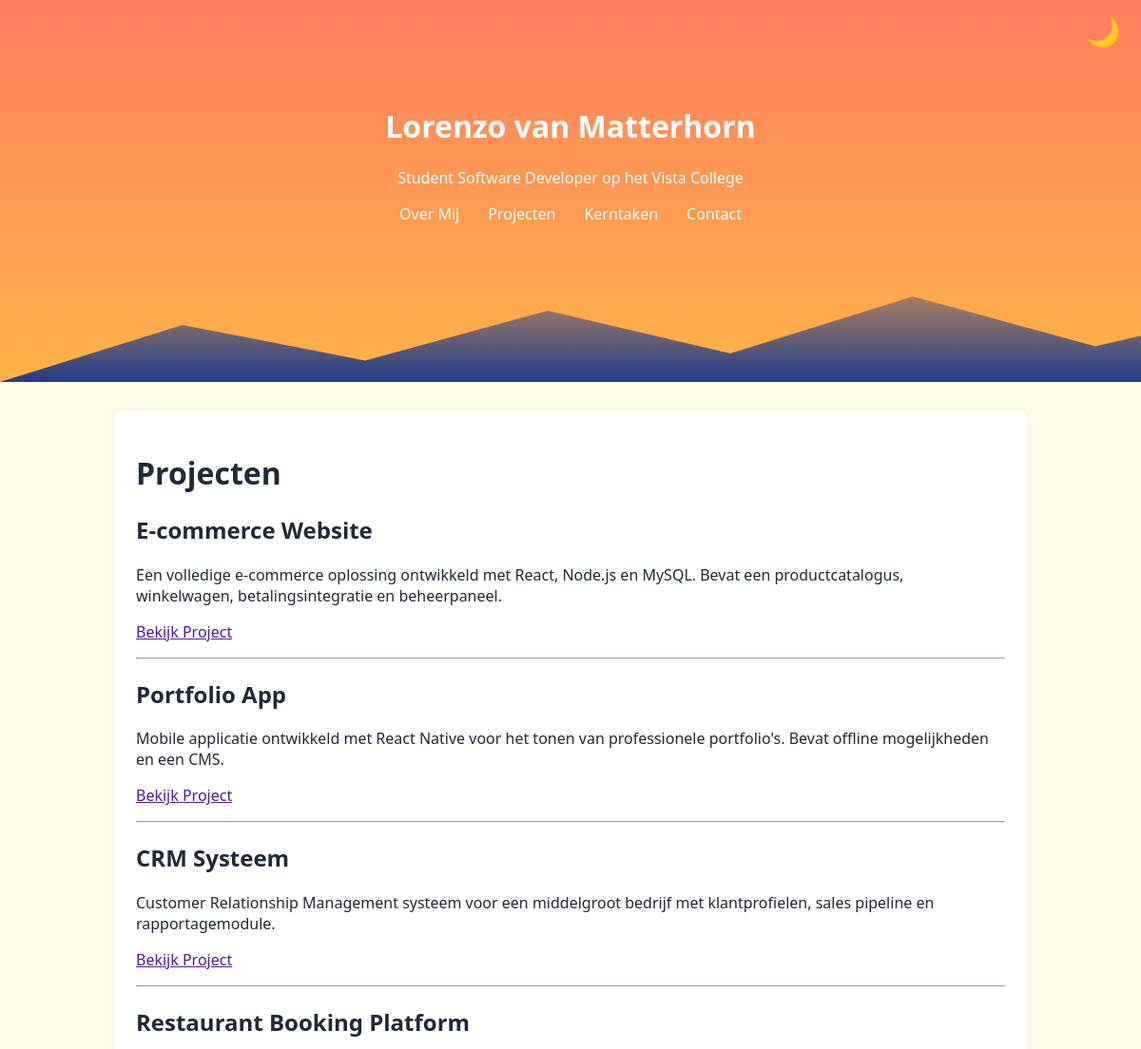
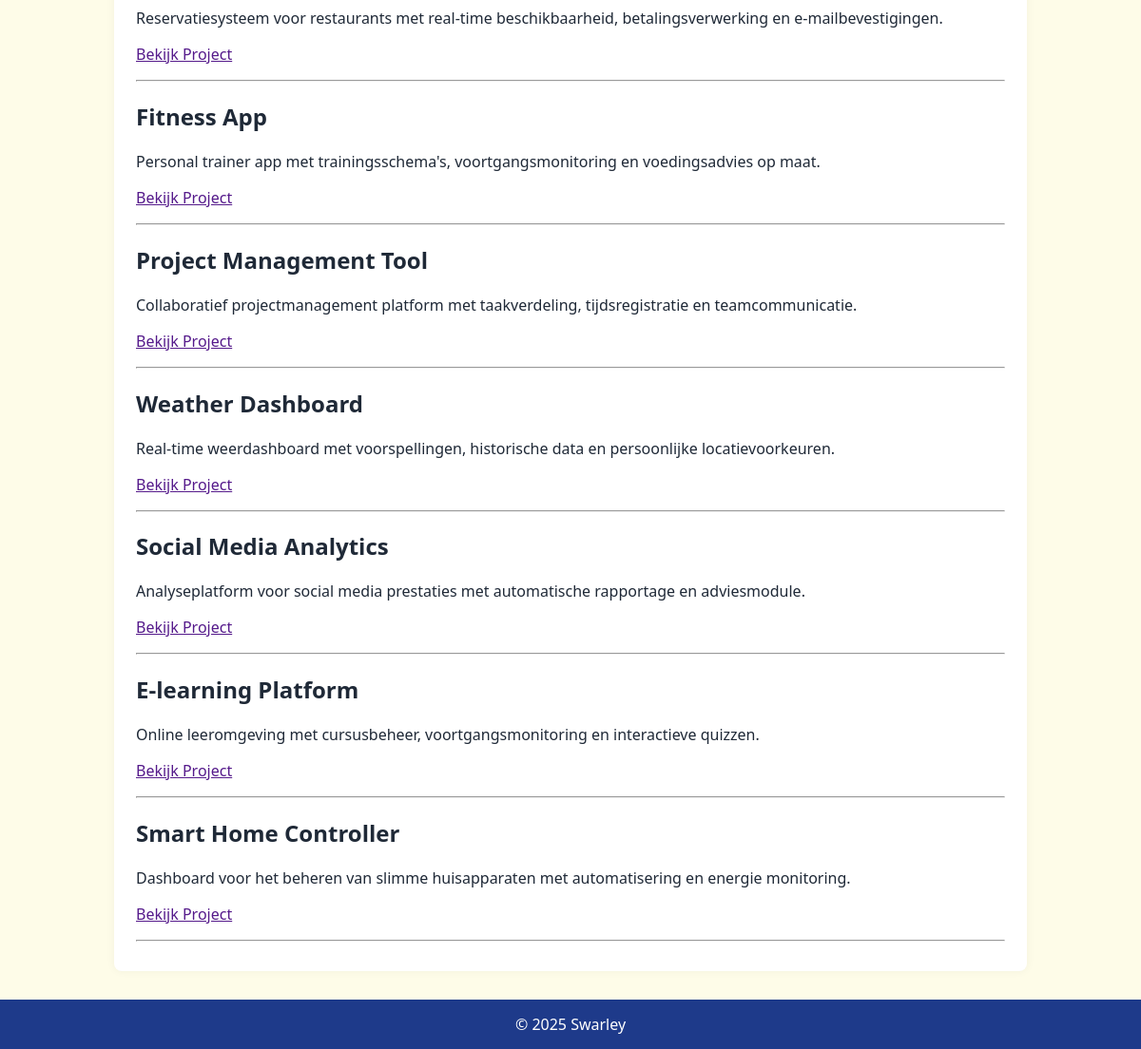
The app's page /projects.php with its own data (2 pictures, top to bottom).
### tables this page shows
CREATE TABLE `tb_projects` (
  `uuid` varchar(45) NOT NULL,
  `name` varchar(150) NOT NULL,
  `description` text NOT NULL,
  `url` varchar(250) NOT NULL,
  `status` int NOT NULL DEFAULT '1',
  `timestamp` timestamp NOT NULL DEFAULT CURRENT_TIMESTAMP ON UPDATE CURRENT_TIMESTAMP
);

### projects.php (the view, shortened to what this page needs)
<!DOCTYPE html>
<html lang="nl">
<head>
  <link rel="stylesheet" href="style.css" >
</head>
<body>
  <button class="dark-toggle" onclick="toggleDarkMode()"></button>
  <header>
    <h1><a href=".">Lorenzo van Matterhorn</a></h1>
    <p>Student Software Developer op het Vista College</p>
    <nav>
      <?php require_once("mainmenu.php"); ?>
    </nav>
    <div class="mountains"></div>
  </header>
  <main>
    <h1>Projecten</h1>
    <?php
        include 'database.inc.php';
        $sql = "SELECT * FROM tb_projects";
        $result = $conn->query($sql);
        if ($result->num_rows > 0) {
            while($row = $result->fetch_assoc()) {
                $uuid = $row["uuid"];
                $image = getPhoto($uuid);
                echo "<h2>" . htmlspecialchars($row["name"]) . "</h2>";
                echo "<p>" . htmlspecialchars($row["description"]) . "</p>";
                echo "<p><a href='" . htmlspecialchars($row["url"]) . "' target='_blank'>Bekijk Project</a></p>";
                echo "<hr>";
            }
        } else {
            echo "<p>Geen projecten gevonden.</p>";
        }
        function getPhoto($uuid) {
            $sql = "SELECT * FROM tb_projectimages WHERE project_uuid = ?";
            global $conn;
            $stmt = $conn->prepare($sql);
            $stmt->bind_param("s", $uuid);
            $stmt->execute();
            $result = $stmt->get_result();
            $imagePath = "images/projects/" . $uuid . ".png";
            if (file_exists($imagePath)) {
                return "<img src='" . htmlspecialchars($imagePath) . "' alt='Project Image' style='max-width:200px; height:auto;'>";
            } else {
                return "<img src='images/projects/default.png' alt='Default Project Image' style='max-width:200px; height:auto;'>";
            }
        }
    ?>
  </main>
  <footer>
    © <?php echo date("Y"); ?> Swarley
  </footer>
</body>
</html>

### mainmenu.php
<ul>
    <li><a href="about.php">Over Mij</a></li>
    <li><a href="projects.php">Projecten</a></li>
    <li><a href="kerntaken.php">Kerntaken</a></li>
    <li><a href="contact.php">Contact</a></li>
</ul>

### style.css (style rules this page uses)
* { box-sizing: border-box; }
body { margin: 0; padding: 0; font-family: 'Segoe UI', Arial, sans-serif; background-color: #FEFCE8; color: #1F2937; display: flex; flex-direction: column; min-height: 945px; transition: background-color 0.5s, color 0.5s; }
header { position: relative; background: linear-gradient(to top, #FFB347, #FF7E5F); color: white; padding: 90px 15px 150px 15px; text-align: center; overflow: hidden; transition: background-color 0.5s; }
.mountains { position: absolute; bottom: 0; left: 0; width: 1920px; height: 150px; background: linear-gradient(to top, #223C89 0%, transparent 100%); clip-path: polygon( 0% 100%, 10% 60%, 20% 85%, 30% 50%, 40% 80%, 50% 40%, 60% 75%, 70% 45%, 80% 70%, 90% 50%, 100% 100% ); }
header h1, header p, header nav { position: relative; z-index: 1; }
header h1 a { color: white; text-decoration: none; }
nav ul { list-style: none; display: flex; justify-content: center; padding: 0; margin-top: 10px; }
nav li { margin: 0 15px; }
nav a { color: white; text-decoration: none; font-weight: 500; }
.dark-toggle { position: fixed; top: 15px; right: 15px; color: #1E3A8A; border: none; cursor: pointer; z-index: 999; background: transparent; font-size: 30px; }
.dark-toggle::before { content: "🌙"; }
main { flex: 1; max-width: 960px; margin: 30px auto; padding: 23px; background-color: white; border-radius: 8px; box-shadow: 0 0 10px rgba(0,0,0,0.05); width: 1000px; transition: background-color 0.5s; }
footer { background-color: #1E3A8A; color: white; text-align: center; padding: 15px; }

### records on screen
tb_projects: name "E-commerce Website", description "Een volledige e-commerce oplossing ontwikkeld met React, Node.js en MySQL. Bevat een productcatalogus, winkelwagen, betalingsintegratie en beheerpaneel."
tb_projects: name "Portfolio App", description "Mobile applicatie ontwikkeld met React Native voor het tonen van professionele portfolio's. Bevat offline mogelijkheden en een CMS."
tb_projects: name "CRM Systeem", description "Customer Relationship Management systeem voor een middelgroot bedrijf met klantprofielen, sales pipeline en rapportagemodule."
tb_projects: name "Restaurant Booking Platform", description "Reservatiesysteem voor restaurants met real-time beschikbaarheid, betalingsverwerking en e-mailbevestigingen."
tb_projects: name "Fitness App", description "Personal trainer app met trainingsschema's, voortgangsmonitoring en voedingsadvies op maat."
tb_projects: name "Project Management Tool", description "Collaboratief projectmanagement platform met taakverdeling, tijdsregistratie en teamcommunicatie."
tb_projects: name "Weather Dashboard", description "Real-time weerdashboard met voorspellingen, historische data en persoonlijke locatievoorkeuren."
tb_projects: name "Social Media Analytics", description "Analyseplatform voor social media prestaties met automatische rapportage en adviesmodule."
tb_projects: name "E-learning Platform", description "Online leeromgeving met cursusbeheer, voortgangsmonitoring en interactieve quizzen."
tb_projects: name "Smart Home Controller", description "Dashboard voor het beheren van slimme huisapparaten met automatisering en energie monitoring."
